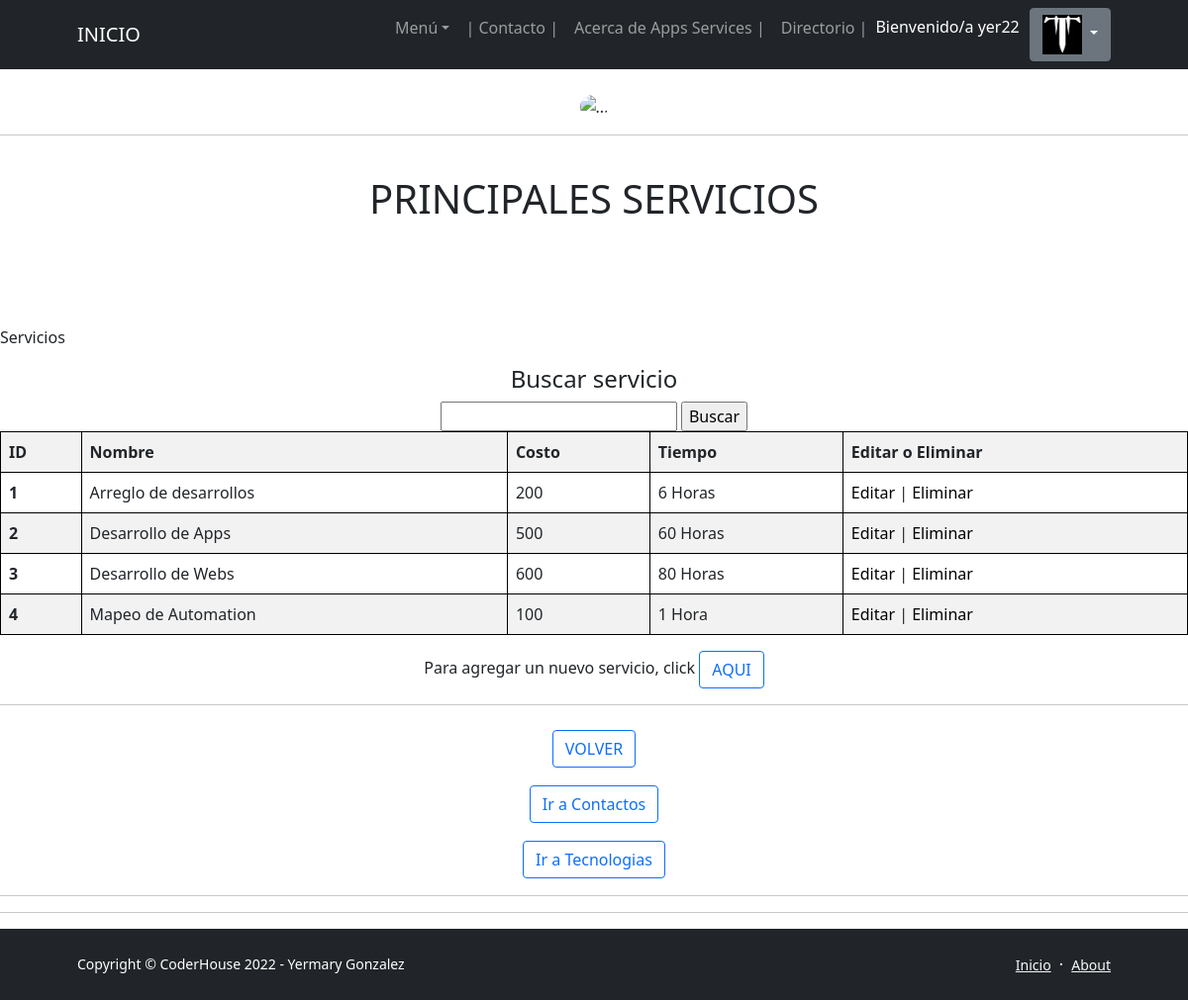
The app's page /servicios/ (signed in) with its own data.
### AppsServicios/models.py (models this page shows, shortened)
class Avatar(models.Model):
   user = models.OneToOneField(User, on_delete=models.CASCADE, null=True)
   imagen = models.ImageField(upload_to='avatares', null=True, blank = True)

class Servicios(models.Model):
    nombre = models.CharField(max_length=128)
    tiempo=models.CharField(max_length=128)
    valor = models.IntegerField()

### AppsServicios/views.py (the view)
# urls.py: path('servicios/',views.servicio, name= "servicios"),
def servicio(request):
    servicio = Servicios.objects.all()
    borrado = request.GET.get('borrado', None)
    contexto= {'servicio':servicio}
    contexto ['borrado'] = borrado
    return render(request, "AppsServicios/lista_servicios.html",contexto)

### AppsServicios/templates/AppsServicios/lista_servicios.html (shortened to what this page needs)
{% extends "AppsServicios/plantilla_base_2.html" %}
{% block blockname %}
<body>
  <br>
  <p class="text-center"><img class="rounded-circle" src="https://www.esg-global.com/hubfs/Blog_Images/JO/security_automation.jpeg#keepProtocol"height="400"alt="..." /></p>
  <hr>
  <br>
  <h1 class="text-center"> PRINCIPALES SERVICIOS </h1>
  <br>
  <br>
  <br>
  <br>
  <p>Servicios </p>
  <center>
    <h4 class="text-center"> Buscar servicio </h4>
          <form action="{% url 'buscar_servicio' %}" method="GET"> {% csrf_token %}
            <input type="integer" name="nombre" />
    <input type="submit" value="Buscar" />
  </form>
  <center>
      <table class="table table-striped">
          <tr>
            <th>ID</th>
              <th>Nombre</th>
              <th>Costo</th>
              <th>Tiempo</th>
              <th>Editar o Eliminar</th>
          </tr>
          {% for servicio in servicio %}
          <tr>
              <th scope="row">{{forloop.counter}}</th>
              <td>{{servicio.nombre}}</td>
              <td>{{servicio.valor}}</td>
              <td>{{servicio.tiempo}}</td>
              <td>
                  <a style="color: black; text-decoration: none" href="{% url 'editar_servicio' servicio.id %}">Editar</a> |
                  <a style="color: black; text-decoration: none" href="{% url 'eliminar_servicio' servicio.id %}">Eliminar</a>
              </td>
          </tr>
              {% endfor %}
      </table>
  </center>
  <p> Para agregar un nuevo servicio, click  <a style="text-decoration: none;" href="{% url 'servicio_formulario' %}" class="btn btn-outline-primary">AQUI</a> </p>
  <hr>
  <h1 class="text-center"><a href="{% url 'inicio' %}"
    class="btn btn-outline-primary" > VOLVER</a href ="{% url 'inicio' %}"></h1>
  </center>
  <h1 class="text-center"><a href="{% url 'contactos' %}"
    class="btn btn-outline-primary" > Ir a Contactos</a href ="{% url 'inicio' %}"></h1>
<h1 class="text-center"><a href="{% url 'tecnologias' %}"
  class="btn btn-outline-primary" > Ir a Tecnologias</a href ="{% url 'inicio' %}"></h1>
  <hr><hr>
</body>
{% endblock blockname %}

### AppsServicios/templates/AppsServicios/plantilla_base_2.html (shortened to what this page needs)
<!DOCTYPE html>
<html lang="es">
    <head>
        {% load static %}
        <link href="https://cdn.jsdelivr.net/npm/bootstrap-icons@1.5.0/font/bootstrap-icons.css" rel="stylesheet" />
        <link href="{% static 'AppsServicios/css/styles.css' %}" rel="stylesheet" />
        <link href="css/styles.css" rel="stylesheet" />
    </head>
    <body class="d-flex flex-column h-100">
        <main class="flex-shrink-0">
            <nav class="navbar navbar-expand-lg navbar-dark bg-dark">
                <div class="container px-5">
                    <a class="navbar-brand" href="{% url 'inicio' %}">INICIO</a>
                    <div class="collapse navbar-collapse" id="navbarSupportedContent">
                        <ul class="navbar-nav ms-auto mb-2 mb-lg-0">
                            <li class="nav-item dropdown">
                                <a class="nav-link dropdown-toggle" id="navbarDropdownBlog" href="#" role="button" data-bs-toggle="dropdown" aria-expanded="false">Menú</a>
                            </li>
                            <li class="nav-item"><a class="nav-link" href="{% url 'contacto_emails' %}"> | Contacto | </a></li>
                            <li class="nav-item"><a class="nav-link" href="{% url 'acerca_appsservices' %}">Acerca de Apps Services | </a></li>
                            <li class="nav-item"><a class="nav-link" href="{% url 'about' %}">Directorio | </a></li>
                            {% if user.is_authenticated %}
                                <p style="color: rgb(255, 255, 255); text-decoration: none; margin-right: 10px; margin-top: 7px;">Bienvenido/a {{user.username}}  </p>
                                <div class="dropdown">
                                    <button class="btn btn-secondary dropdown-toggle" type="button" id="dropdownMenu2" data-bs-toggle="dropdown" aria-expanded="false">
                                        <img src="{{ user.avatar.imagen.url }}" width="40px" height="40px" alt="Avatar" />
                                    </button>
                                </div>
                                {% else %}
                                <li class="btn btn-primary" disabled ><a style="color: rgb(255, 255, 255); text-decoration: none" href="{% url 'login' %}">LOGIN</a></li>
                            {% endif %}
                        </ul>
                    </div>
                </div>
            </nav>
            {% block blockname %}
            {% endblock blockname %}
        <footer class="bg-dark py-4 mt-auto">
            <div class="container px-5">
                <div class="row align-items-center justify-content-between flex-column flex-sm-row">
                    <div class="col-auto"><div class="small m-0 text-white">Copyright &copy; CoderHouse 2022 - Yermary Gonzalez</div></div>
                    <div class="col-auto">
                        <a class="link-light small" href="{% url 'inicio' %}">Inicio</a>
                        <span class="text-white mx-1">&middot;</span>
                        <a class="link-light small" href="{% url 'about' %}">About</a>
                    </div>
                </div>
            </div>
        </footer>
    </body>
</html>

### AppsServicios/templates/AppsServicios/plantilla_base_2.html (style rules this page uses)
table, th, td { border: 1px solid black; }

### records on screen
Servicios: nombre "Arreglo de desarrollos", valor "200", tiempo "6 Horas"
Servicios: nombre "Desarrollo de Apps", valor "500", tiempo "60 Horas"
Servicios: nombre "Desarrollo de Webs", valor "600", tiempo "80 Horas"
Servicios: nombre "Mapeo de Automation", valor "100", tiempo "1 Hora"

### other values on screen
{{ user.username }} "yer22"
